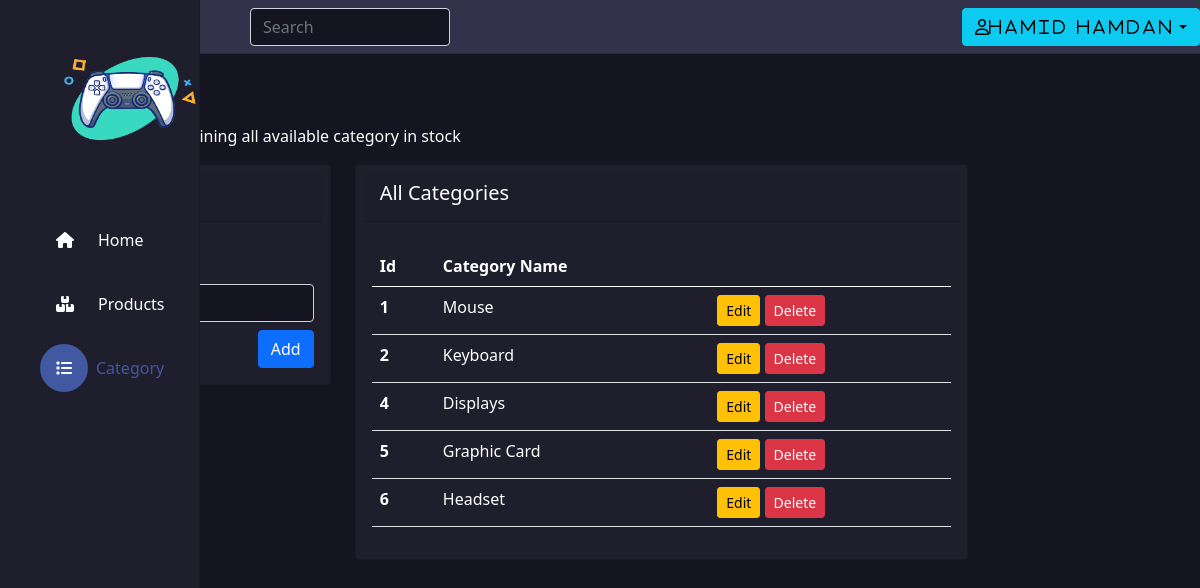
The page /core/allcategories.php (signed in) on the database its author committed.
### tables this page shows
CREATE TABLE `category` (
  `id` int(11) NOT NULL,
  `name` varchar(255) NOT NULL
);

### controller/database.php (called while the page is built, shortened)
<?php
    function connect(){
        $serv = $_ENV['DB_SERVERNAME'];
        $user = $_ENV['DB_USERNAME'];
        $password = $_ENV['DB_USERPASSWORD'];
        $DB = $_ENV['DB_DATABASE'];
        $con = new mysqli($serv , $user , $password , $DB);
        return $con;
    }
?>

### controller/category.php (called while the page is built, shortened)
<?php
require_once('../controller/database.php');
function GetCategory(){
    $sql = "SELECT * FROM category";
    $result = connect() -> query($sql);
    return $result;
}

### include/require.php (called while the page is built, shortened)
<?php
include('../controller/category.php');
$AllCategories = GetCategory();

### core/allcategories.php (the view, shortened to what this page needs)
<?php
    include('../include/require.php');
    $path = "Category";
?>
<!DOCTYPE html>
<html lang="en">
    <head>
       <?php include_once('../include/head.php'); ?>
    </head>
    <body class="background">
        <?php include_once('../include/nav.php'); ?>
        <div class="container-fluid">
            <main class="content col-md-9 ml-sm-auto col-lg-10 px-md-4 p-4 text-white">
                <h1 class="h2"><?= $path ?></h1>
                <p>This is the page containing all available category in stock</p>
                <div class="row">
                    <div class="col-4 col-xl-4 mb-4 mb-lg-0">
                        <div class="card">
                            <div class="d-flex justify-content-between align-items-center card-header m-2">
                                <h5 >Add Category</h5>
                            </div>
                            <div class="card-body">
                                <div class="">
                                    <form id="form" method="POST">
                                        <div class="mb-0">
                                            <label class="col-form-label">Name</label>
                                        </div>
                                        <div class="mt-2 d-flex justify-content-end">
                                            <div id="addButton" style="display: block">
                                                <button id="saveCategory" type="submit" name="addCategoryForm"  class="btn btn-primary">Add</button>
                                            </div>
                                        </div>
                                    </form>
                                </div>
                            </div>
                        </div>
                    </div>
                    <div class="col-8 col-xl-8 mb-4 mb-lg-0">
                        <div class="card">
                            <div class="d-flex justify-content-between align-items-center card-header m-2">
                                <h5 >All Categories</h5>
                            </div>
                            <div class="card-body">
                                <div class="table-responsive">
                                    <table class="table text-white">
                                        <thead>
                                            <tr>
                                                <th scope="col">Id</th>
                                                <th scope="col">Category Name</th>
                                                <th scope="col"></th>
                                            </tr>
                                        </thead>
                                        <tbody>
                                            <?php foreach($AllCategories as $Category) {?>
                                            <tr id="Category<?= $Category['id']; ?>">
                                                <th scope="row"><?= $Category['id']; ?></th>
                                                <td id="CategoryName<?= $Category['id']; ?>" ><?= $Category['name']; ?></td>
                                                <td>
                                                    <a href="#" onclick="GetCategory('<?= $Category['id']; ?>')" class="btn btn-sm btn-warning">Edit</a>
                                                    <a href="#" onclick="deleteCategory('<?= $Category['id']; ?>')" class="btn btn-sm btn-danger">Delete</a>
                                                </td>
                                            </tr>
                                            <?php } ?>
                                        </tbody>
                                    </table>
                                </div>
                            </div>
                        </div>
                    </div>
                </div>
            </main>
        </div>
    </body>
</html>

### assets/css/style.css (style rules this page uses)
.card { background-color: #1e1e2d !important; }
.background { background-color: #151521 !important; }
.container-fluid { display: block; }

### rows shown on the page
category: id "1", name "Mouse"
category: id "2", name "Keyboard"
category: id "4", name "Displays"
category: id "5", name "Graphic Card"
category: id "6", name "Headset"

### other values the page prints
$_SESSION['fullname'] "Hamid Hamdan"
